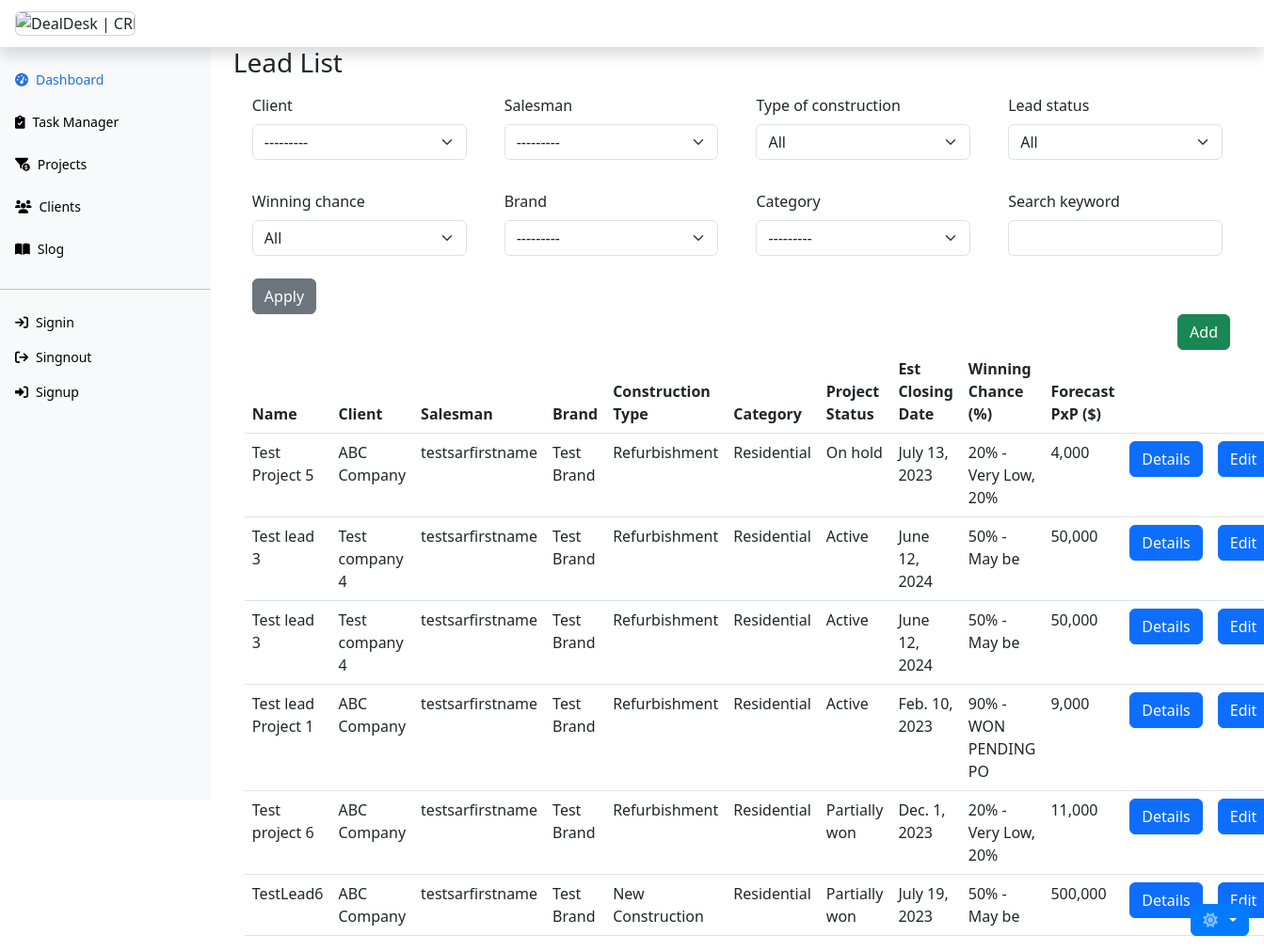
The page /lead_master/list/ on the database as committed earlier.
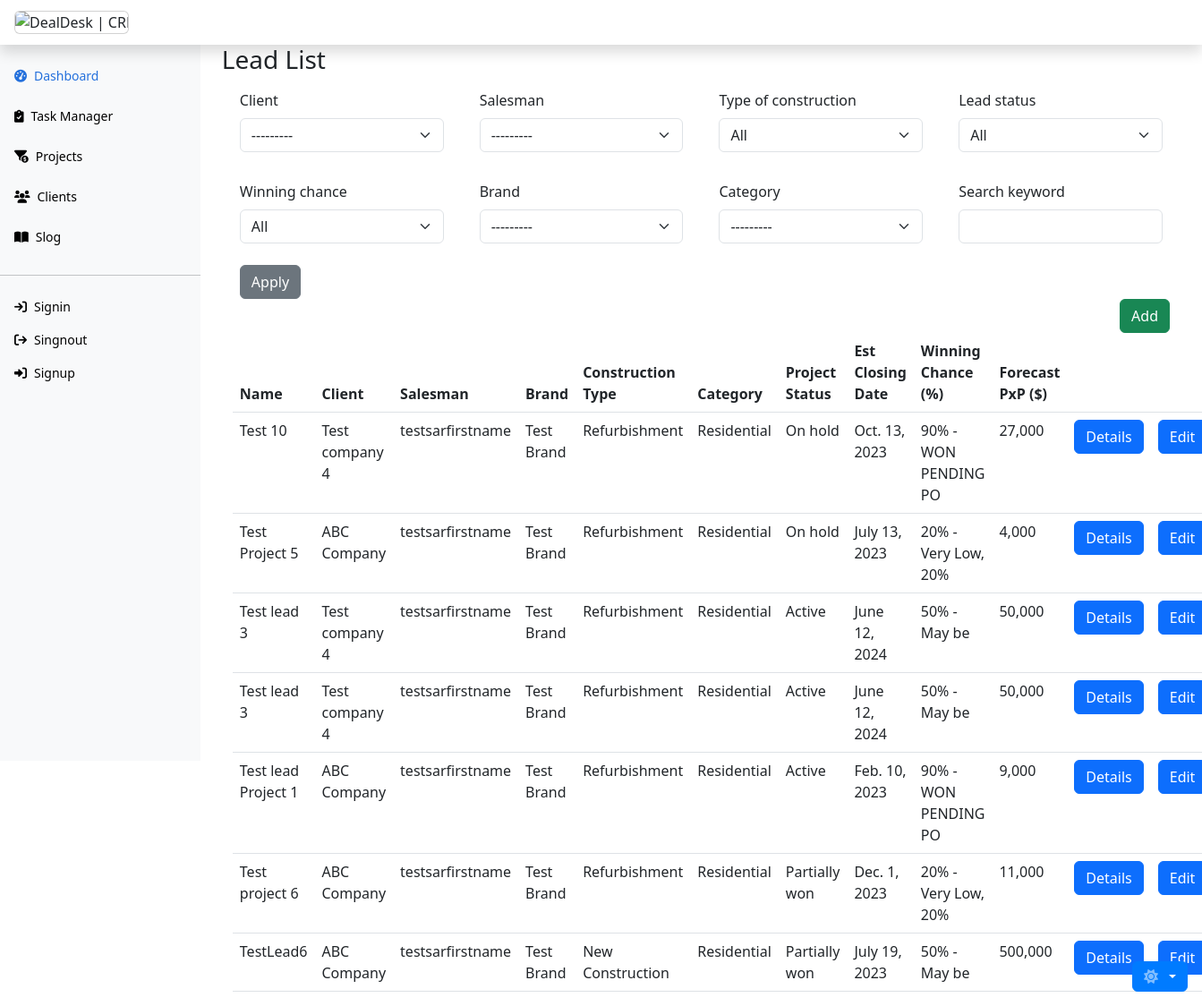
The same page on the database as committed later.
### lead_master/models.py (models this page shows, shortened)
class Brand(models.Model):
    brand = models.CharField(max_length=55, null=False)
    created_on = models.DateTimeField(auto_now_add=True)
    updated_on = models.DateTimeField(auto_now=True)
    class Meta:
        ordering = ['brand']
    def __str__(self):
        return self.brand

class Category(models.Model):
    category = models.CharField(max_length=55, null=False)
    created_on = models.DateTimeField(auto_now_add=True)
    updated_on = models.DateTimeField(auto_now=True)
    class Meta:
        ordering = ['category']
        verbose_name_plural = "categories"
    def __str__(self):
        return self.category

class LeadMaster(models.Model):
    name = models.CharField(max_length=100, null=False)
    client = models.ForeignKey(
        'client.Client',
        on_delete=models.SET(get_client),
        related_name='lead_masters'
    )
    location = models.CharField(max_length=55, null=False)
    brand = models.ForeignKey(
        Brand,
        on_delete=models.SET(get_brand),
        related_name='lead_masters'
    )
    created_on = models.DateTimeField(auto_now_add=True)
    updated_on = models.DateTimeField(auto_now=True)
    salesman = models.ForeignKey(
        'team.Sar',
        on_delete=models.SET(get_salesman),
        related_name='lead_masters',
    )
    manager = models.ForeignKey(
        'team.Manager',
        on_delete=models.SET(get_manager),
        related_name='lead_masters'
    )
    type_of_construction = models.CharField(
        max_length=20,
        choices=TYPE_OF_CONSTRUCTION,
        null=False
    )
    category = models.ForeignKey(
        Category,
        on_delete=models.SET(get_category),
        related_name='lead_masters'
    )
    lead_status = models.TextField(
        max_length=55,
        choices=LEAD_STATUS,
        null=False,
        default="Active"
    )
    est_closing_date = models.DateField(null=False)
    est_date_of_delivery = models.DateField()
    potential_value = models.DecimalField(
        max_digits=10,
        decimal_places=0,
        null=False)
    winning_chance = models.DecimalField(
        max_digits=3,
        decimal_places=2,
        choices=WINNING_CHANCE,
        null=False
    )
    forecast_pxp = models.DecimalField(
        max_digits=10,
        decimal_places=0,
        null=True,
        blank=True
    )
    class Meta:
        ordering = ['name']

### client/models.py (models this page shows)
class Client(models.Model):
    company_name = models.CharField(max_length=255, null=False)
    first_name = models.CharField(max_length=55, null=False)
    last_name = models.CharField(max_length=55, null=False)
    client_type = models.CharField(
        max_length=55,
        choices=CLIENT_TYPE_CHOICES,
        null=False,
        default="CLN"
    )
    address1 = models.CharField(max_length=255, null=False)
    address2 = models.CharField(max_length=255, null=False)
    postal_code = models.CharField(max_length=10)
    city = models.CharField(max_length=255, null=False)
    country = models.CharField(max_length=255)
    telephone = models.CharField(max_length=20)
    mobile = models.CharField(max_length=20, null=False)
    email = models.EmailField(null=False)
    salesman = models.ForeignKey(
        Sar,
        on_delete=models.SET(get_salesman),
        related_name='clients'
    )
    manager = models.ForeignKey(
        Manager,
        on_delete=models.SET(get_manager),
        related_name='clients'
    )
    created_on = models.DateTimeField(auto_now_add=True)
    updated_on = models.DateTimeField(auto_now=True)
    class Meta:
        verbose_name = 'Client'
        verbose_name_plural = 'Clients'
        db_table = 'Client.Client'
        ordering = ['company_name']
    def __str__(self):
        return self.company_name

### team/models.py (models this page shows)
class Sar(models.Model):
    first_name = models.CharField(max_length=55)
    last_name = models.CharField(max_length=55)
    mobile = models.CharField(max_length=20)
    email = models.EmailField()
    manager = models.ForeignKey(
        Manager,
        on_delete=models.SET(get_manager),
        related_name='sars',)
    created_on = models.DateTimeField(auto_now_add=True)
    updated_on = models.DateTimeField(auto_now=True)
    class Meta:
        db_table = 'Team.Sar'
        ordering = ['first_name']
        verbose_name_plural = 'Sars'
    def __str__(self):
        return f"{self.first_name}"

### lead_master/views.py (the view)
# urls.py: path('list/', LeadListView.as_view(), name='lead_list'),
class LeadListView(ListView):
    model = LeadMaster
    template_name = 'lead_master/lead_list.html'
    context_object_name = 'leads'
    paginate_by = 10
    def get_queryset(self):
        queryset = super().get_queryset()
        form = LeadMasterFilterForm(self.request.GET)
        if form.is_valid():
            client = form.cleaned_data['client']
            salesman = form.cleaned_data['salesman']
            type_of_construction = form.cleaned_data['type_of_construction']
            lead_status = form.cleaned_data['lead_status']
            winning_chance = form.cleaned_data['winning_chance']
            brand = form.cleaned_data['brand']
            category = form.cleaned_data['category']
            search_keyword = form.cleaned_data['search_keyword']
        if client:
            queryset = queryset.filter(client=client)
        if salesman:
            queryset = queryset.filter(salesman=salesman)
        if type_of_construction:
            queryset = queryset.filter(
                type_of_construction=type_of_construction
                )
        if lead_status:
            queryset = queryset.filter(lead_status=lead_status)
        if winning_chance:
            queryset = queryset.filter(winning_chance=winning_chance)
        if brand:
            queryset = queryset.filter(brand=brand)
        if category:
            queryset = queryset.filter(category=category)
        if search_keyword:
            queryset = queryset.filter(
                name__icontains=search_keyword
            )
        return queryset
    def get_context_data(self, **kwargs):
        context = super().get_context_data(**kwargs)
        context['filter_form'] = LeadMasterFilterForm(self.request.GET)
        return context

### lead_master/templates/lead_master/lead_list.html (shortened to what this page needs)
{% extends 'base.html' %}
{% load crispy_forms_tags %}
{% load humanize %}
{% block content %}
<div class="col-lg-12">
    <div class="row">
        <div class="col-12">
            <h3 class="bg-body">Lead List</h3>
            <form class="mb-3" method="get" action="{% url 'lead_master:lead_list' %}">
                <div class="container">
                    <div class="row">
                        {% for field in filter_form %}
                        <div class="col-lg-3 col-md-4 col-sm-6">
                            <div class="p-2">
                                {{ field|as_crispy_field }}
                            </div>
                        </div>
                        {% endfor %}
                        <div class="row">
                            <div class="col-sm-2">
                                <button type="submit" class="btn btn-secondary ms-2">Apply</button>
                            </div>
                        </div>
                    </div>
            </form>
            <div class="d-flex justify-content-end">
                <a href="{% url 'lead_master:lead_new' %}"
                    class="btn btn-success link-offset-2 link-underline-opacity-25 link-underline-opacity-100-hover">
                    Add
                </a>
            </div>
            <table class="table bg-body-tertiary table-hover">
                <thead>
                    <tr>
                        <th>Name</th>
                        <th>Client</th>
                        <th>Salesman</th>
                        <th>Brand</th>
                        <th>Construction Type</th>
                        <th>Category</th>
                        <th>Project Status</th>
                        <th>Est Closing Date</th>
                        <th>Winning Chance (%)</th>
                        <th>Forecast PxP ($)</th>
                        <th></th>
                        <th></th>
                    </tr>
                </thead>
                <tbody>
                    {% for lead in leads %}
                    <tr>
                        <td>{{ lead.name }}</td>
                        <td>{{ lead.client }}</td>
                        <td>{{ lead.salesman }}</td>
                        <td>{{ lead.brand }}</td>
                        <td>{{ lead.get_type_of_construction_display }}</td>
                        <td>{{ lead.category }}</td>
                        <td>{{ lead.get_lead_status_display }}</td>
                        <td>{{ lead.est_closing_date }}</td>
                        <td>{{ lead.get_winning_chance_display }}</td>
                        <td>{{ lead.forecast_pxp|intcomma }}</td>
                        <td>
                            <button type="button"
                                onclick="location.href='{% url 'lead_master:lead_detail' pk=lead.pk %}'"
                                class="btn btn-primary link-offset-2 link-underline-opacity-25 link-underline-opacity-100-hover">
                                Details
                            </button>
                        </td>
                        <td>
                            <button type="button" onclick="location.href='{% url 'lead_master:lead_edit' pk=lead.pk %}'"
                                class="btn btn-primary link-offset-2 link-underline-opacity-25 link-underline-opacity-100-hover">
                                Edit
                            </button>
                        </td>
                    </tr>
                    {% empty %}
                    <tr>
                        <td colspan="5">No leads found.</td>
                    </tr>
                    {% endfor %}
                </tbody>
            </table>
        </div>
    </div>
</div>
{% endblock %}

Rows that differ between the two databases and show on the page:
added LeadMaster: name "Test 10", client "Test company 4", salesman "testsarfirstname", brand "Test Brand", type_of_construction "Refurbishment", category "Residential", lead_status "On hold", est_closing_date "Oct. 13, 2023", winning_chance "90% - WON PENDING PO", forecast_pxp "27,000"
